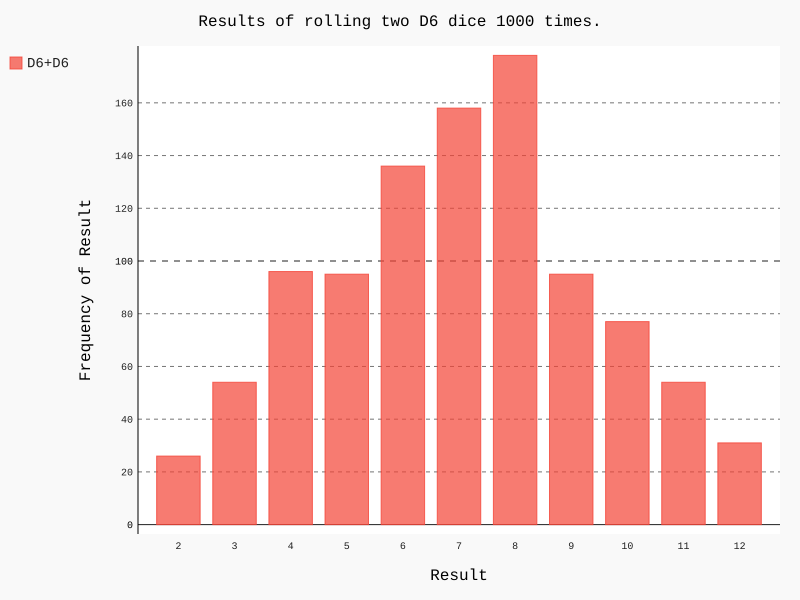

Reproduce this figure in Python.
#!/usr/bin/python3
import pygal
from die import Die

#创建两个D6骰子
die_1=Die()
die_2=Die()

#掷骰子多次，并将结果存储到一个列表中
results=[]
for roll_num in range(1000):
    result=die_1.roll()+die_2.roll()
    results.append(result)

#分析结果
frequencies=[]
max_result=die_1.num_sides+die_2.num_sides
for value in range(2,max_result+1):
    frequency=results.count(value)
    frequencies.append(frequency)

#可视化结果
hist=pygal.Bar()
hist.title="Results of rolling two D6 dice 1000 times."
#hist.x_labels=['2','3','4','5','6','7','8','9','10','11','12']
hist.x_labels=list(range(2,13))
hist.x_title="Result"
hist.y_title="Frequency of Result"

hist.add('D6+D6',frequencies)
hist.render_to_file('dice_visual.svg')
